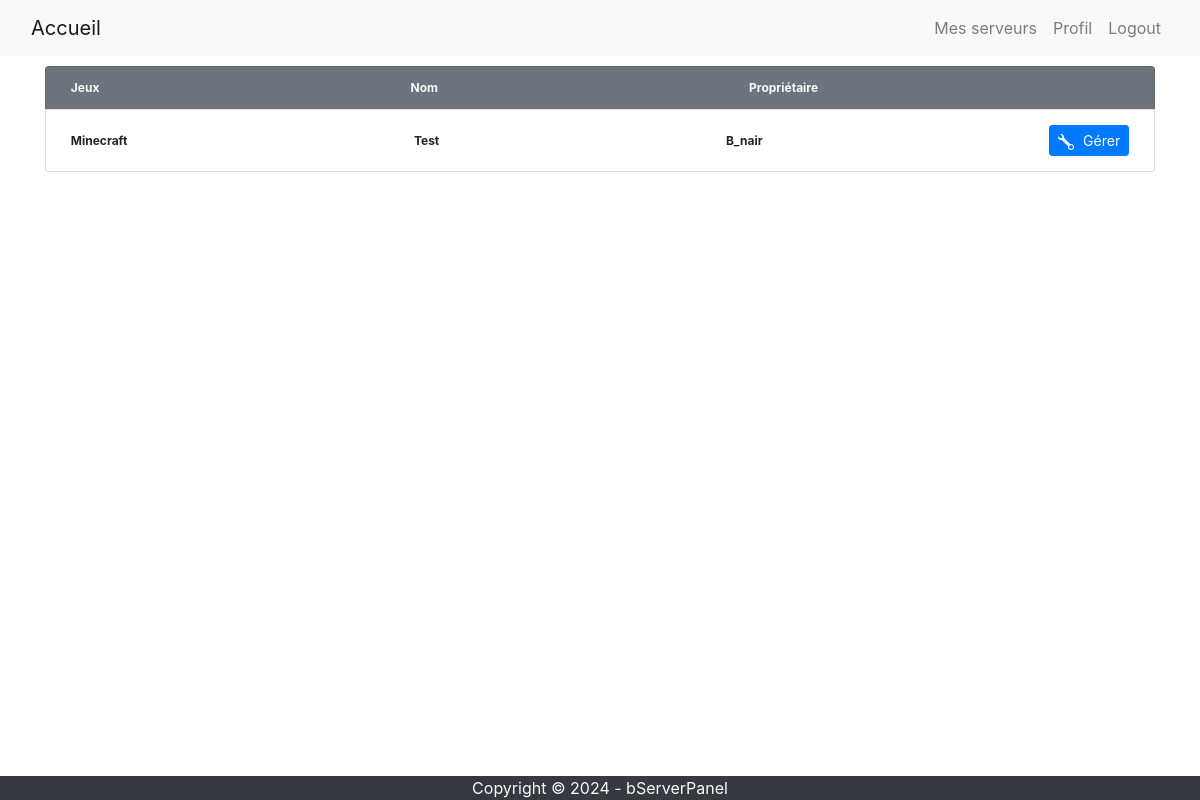
The page /panel/servers/ (signed in) on the database as committed earlier.
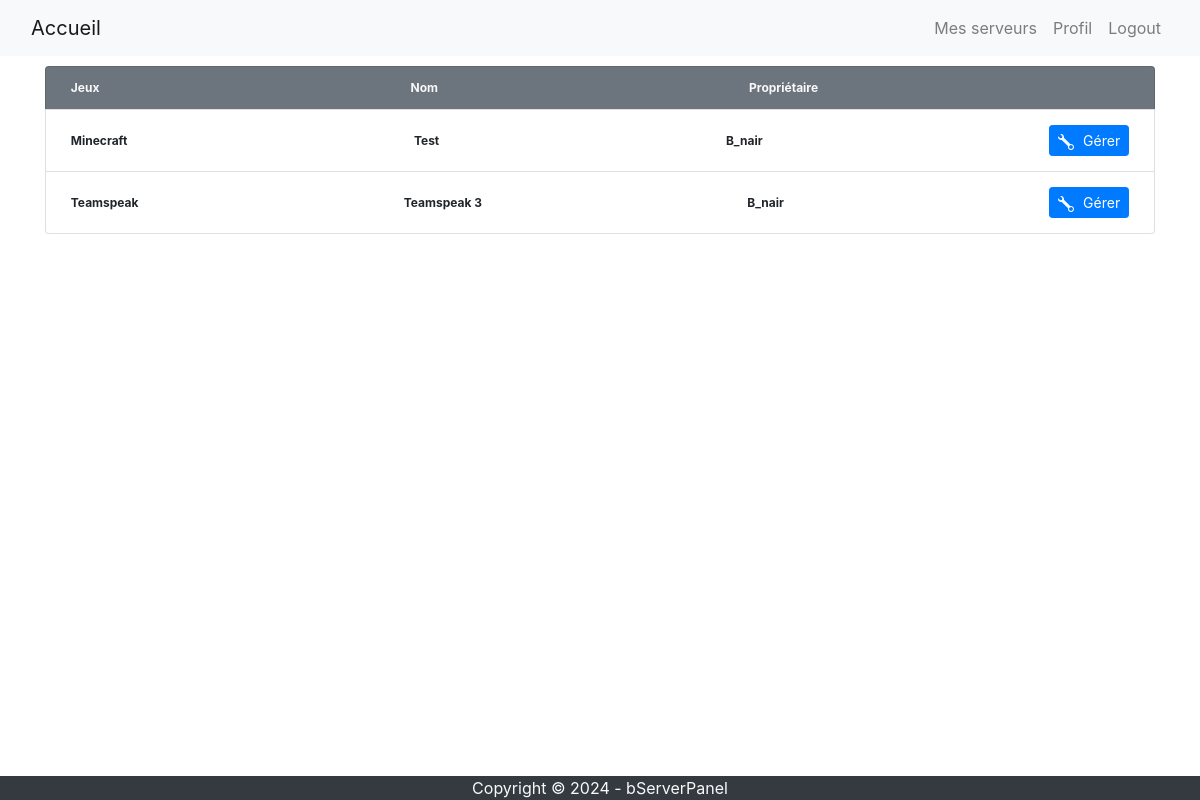
The same page on the database as committed later.
### serverpanel/models.py (models this page shows, shortened)
class Server(models.Model):
    name = models.CharField(max_length=255, default="server")
    directory = models.CharField(max_length=255, default=None, null=True)
    owner = models.ManyToManyField('accounts.PanelUser')
    game = models.ForeignKey('Game', on_delete=models.CASCADE)
    configuration = models.ForeignKey('Configuration', on_delete=models.CASCADE, default=None, null=True)
    max_ram = models.IntegerField(default=2)
    start_command = models.CharField(max_length=255)
    stop_command = models.CharField(max_length=255)

class Game(models.Model):
    name = models.CharField(max_length=255)

### serverpanel/views.py (the view)
# urls.py: path('servers/', views.panel_server_list, name='server-list'),
def panel_server_list(request):
    try:
        paneluser = PanelUser.objects.get(user=request.user)
        servers = Server.objects.all().filter(owner=paneluser)
        return render(request, 'server-list.html', {'servers': servers, 'paneluser': paneluser})
    except PanelUser.DoesNotExist:
        return render(request, 'server-list.html', {})

### serverpanel/templates/server-list.html (shortened to what this page needs)
{% extends 'base.html' %}
{% block content %}
<div class="container">
    <div class="row" style="margin-bottom: 100px; margin-top: 10px">
        <div class="col-md-12">
            <ul class="list-group">
                <li class="list-group-item d-flex justify-content-between align-items-center text-light bg-secondary">
                    <span class="badge">Jeux</span>
                    <span class="badge">Nom</span>
                    <span class="badge">Propriétaire</span>
                    <span class="badge"> </span>
                </li>
                {% for server in servers %}
                <li class="list-group-item d-flex justify-content-between align-items-center">
                    <span class="badge">{{server.game.name}}</span>
                    <span class="badge">{{server.name}}</span>
                    <span class="badge">{{user.username}}</span>
                    <span class="badge">
                        <a class="btn btn-primary btn-sm" href="/panel/server/{{server.id}}">
                        Gérer</a>
                    </span>
                </li>
                {% endfor %}
            </ul>
        </div>
    </div>
</div>
{% endblock %}

### templates/base.html (shortened to what this page needs)
<html lang="en">
<head>
    <link rel="stylesheet" href="https://stackpath.bootstrapcdn.com/bootstrap/4.3.1/css/bootstrap.min.css">
</head>
<body>
    <nav class="navbar navbar-expand-lg navbar-light bg-light">
        <div class="container-fluid">
            <a class="navbar-brand" href="/">Accueil</a>
            <div class="collapse navbar-collapse" id="navbarNav">
                <ul class="navbar-nav ml-auto">
                    {% if user.is_authenticated %}
                    <li class="nav-item">
                        <a class="nav-link" href="/panel/servers">Mes serveurs</a>
                    </li>
                    <li class="nav-item">
                        <a class="nav-link" href="/users/profile">Profil</a>
                    </li>
                    <li class="nav-item">
                        <a class="nav-link" href="/users/logout">Logout</a>
                    </li>
                    {% endif %}
                </ul>
            </div>
        </div>
    </nav>
    {% block content %}
    {% endblock %}
    <footer class="fixed-bottom bg-dark text-light">
        <p class="text-center mb-0">Copyright &copy; 2024 - bServerPanel</p>
    </footer>
</body>

Rows that differ between the two databases and show on the page:
added Server: game.name "Teamspeak", name "Teamspeak 3", {{ user.username }} "B_nair"
